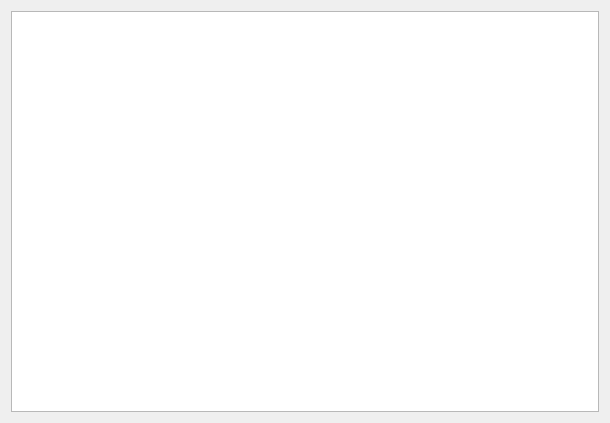
<?xml version="1.0" encoding="UTF-8"?>
<ui version="4.0">
 <class>DebugTableWindow</class>
 <widget class="QDialog" name="DebugTableWindow">
  <property name="geometry">
   <rect>
    <x>0</x>
    <y>0</y>
    <width>610</width>
    <height>423</height>
   </rect>
  </property>
  <property name="windowTitle">
   <string>Dialog</string>
  </property>
  <layout class="QGridLayout" name="gridLayout">
   <item row="0" column="0">
    <widget class="QTableView" name="debugTableView">
     <property name="editTriggers">
      <set>QAbstractItemView::NoEditTriggers</set>
     </property>
     <property name="showDropIndicator" stdset="0">
      <bool>false</bool>
     </property>
     <property name="dragEnabled">
      <bool>false</bool>
     </property>
     <property name="dragDropOverwriteMode">
      <bool>false</bool>
     </property>
     <property name="alternatingRowColors">
      <bool>true</bool>
     </property>
     <property name="selectionMode">
      <enum>QAbstractItemView::SingleSelection</enum>
     </property>
     <property name="verticalScrollMode">
      <enum>QAbstractItemView::ScrollPerPixel</enum>
     </property>
     <property name="horizontalScrollMode">
      <enum>QAbstractItemView::ScrollPerPixel</enum>
     </property>
    </widget>
   </item>
  </layout>
 </widget>
 <resources/>
 <connections/>
</ui>
